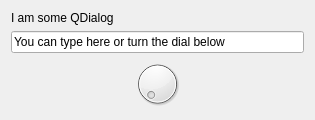
<?xml version="1.0" encoding="UTF-8"?>
<ui version="4.0">
 <class>SomeDialog</class>
 <widget class="QDialog" name="SomeDialog">
  <property name="geometry">
   <rect>
    <x>0</x>
    <y>0</y>
    <width>315</width>
    <height>120</height>
   </rect>
  </property>
  <property name="windowTitle">
   <string>Dialog</string>
  </property>
  <layout class="QVBoxLayout" name="verticalLayout">
   <item>
    <widget class="QLabel" name="label">
     <property name="text">
      <string>I am some QDialog</string>
     </property>
    </widget>
   </item>
   <item>
    <widget class="QLineEdit" name="lineEdit">
     <property name="text">
      <string>You can type here or turn the dial below</string>
     </property>
    </widget>
   </item>
   <item>
    <widget class="QDial" name="dial"/>
   </item>
  </layout>
 </widget>
 <resources/>
 <connections/>
</ui>
